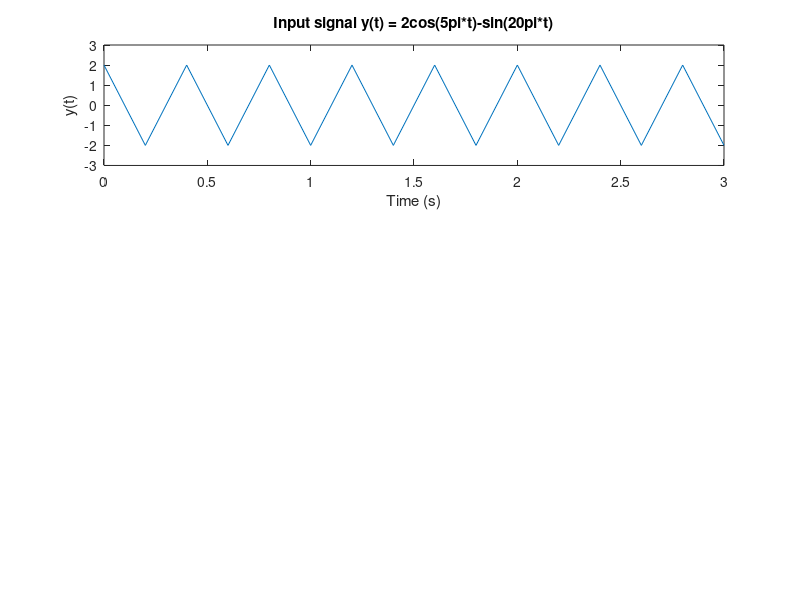

MATLAB code for this plot: (Note: this script raises an error after producing the figure.)
clc;
clear;

%Highest angular frequency is 20pi. According to w = 2*pi*f,
%20pi rad/s is 10 Hz.
%Therefore Nyquist-rate should be 2 times the frequency so 20Hz.
prompt = ('Enter the sampling rate (true minimum is 20Hz): ');
Fs = input(prompt)
 
t = [0:1/Fs:3]

x = 2*cos(5*pi*t) - sin(20*pi*t);

subplot(3,1,1)
plot(t,x)
title(' Input signal y(t) = 2cos(5pi*t)-sin(20pi*t) ')
ylabel('y(t)')
xlabel('Time (s)');

%over-Nyquist would be for example 2*Fs (over 20 Hz)
prompt = ('Set an over-Nyquist rate factor (value > 1): ');
Fs1_factor = input(prompt);
Fs1 = Fs1_factor*Fs;

%under-Nyquist would be for example 0.5*Fs (under 20 Hz)
prompt = ('Set an under-Nyquist rate factor (0 < value < 1): ');
Fs2_factor = input(prompt);
Fs2 = Fs2_factor*Fs;

%defining new time arrays based on new sampling rates
t1 = [0:1/Fs1:3]
t2 = [0:1/Fs2:3]

%calculating y(t) with the sampling rates
x1 = 2*cos(5*pi*t1) - sin(20*pi*t1);
x2 = 2*cos(5*pi*t2) - sin(20*pi*t2);

%converting values to strings needed for plot titles
Fs1_str = string(Fs1)
Fs2_str = string(Fs2)
Fs1_numsamp = string(length(x1));
Fs2_numsamp = string(length(x2));

subplot(3,1,2)
stem(t1,x1)
title('Sampled at f1 = ' + Fs1_str + 'Hz and the first ' + Fs1_numsamp + ' Samples') 
xlabel('Time (s)');
ylabel('y(t)');

subplot(3,1,3)
stem(t2,x2)
title('Sampled at f2 = ' + Fs2_str + 'Hz and the first ' + Fs2_numsamp + ' Samples')
xlabel('Time (s)');
ylabel('y(t)');





